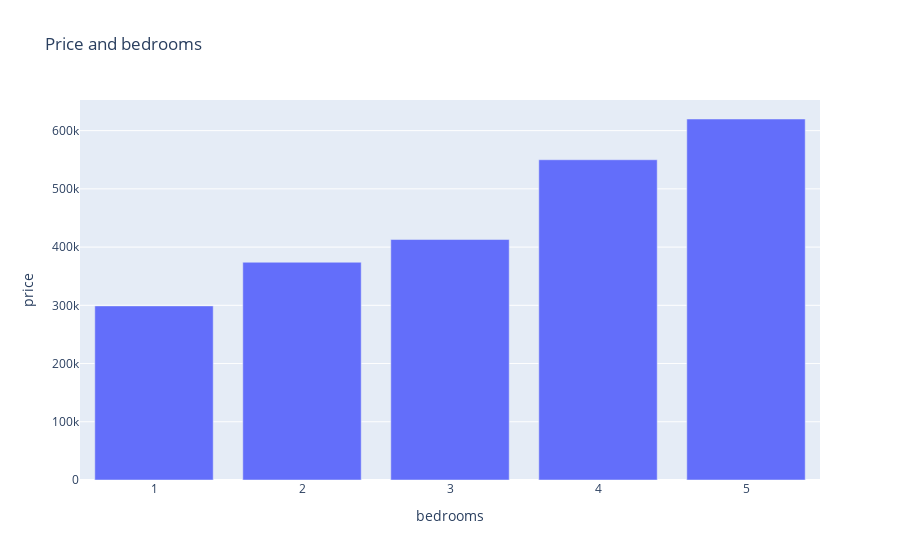

Notebook code for this chart:
### Code cell
fig = px.bar(bed, x="bedrooms", y='price', title="Price and bedrooms")

fig.show()

### Figure 1 — Plotly figure (JSON) as saved in the notebook; plotly's stock layout.template omitted (floating-point values rounded to 4 significant figures)
{"data": [{"alignmentgroup": "True", "hovertemplate": "bedrooms=%{x}<br>price=%{y}<extra></extra>", "legendgroup": "", "marker": {"color": "#636efa", "pattern": {"shape": ""}}, "name": "", "offsetgroup": "", "orientation": "v", "showlegend": false, "textposition": "auto", "type": "bar", "x": [1, 2, 3, 4, 5], "xaxis": "x", "y": [299000, 374000, 413000, 550000.0, 620000], "yaxis": "y"}], "layout": {"barmode": "relative", "legend": {"tracegroupgap": 0}, "title": {"text": "Price and bedrooms"}, "xaxis": {"anchor": "y", "domain": [0, 1], "title": {"text": "bedrooms"}}, "yaxis": {"anchor": "x", "domain": [0, 1], "title": {"text": "price"}}}}
